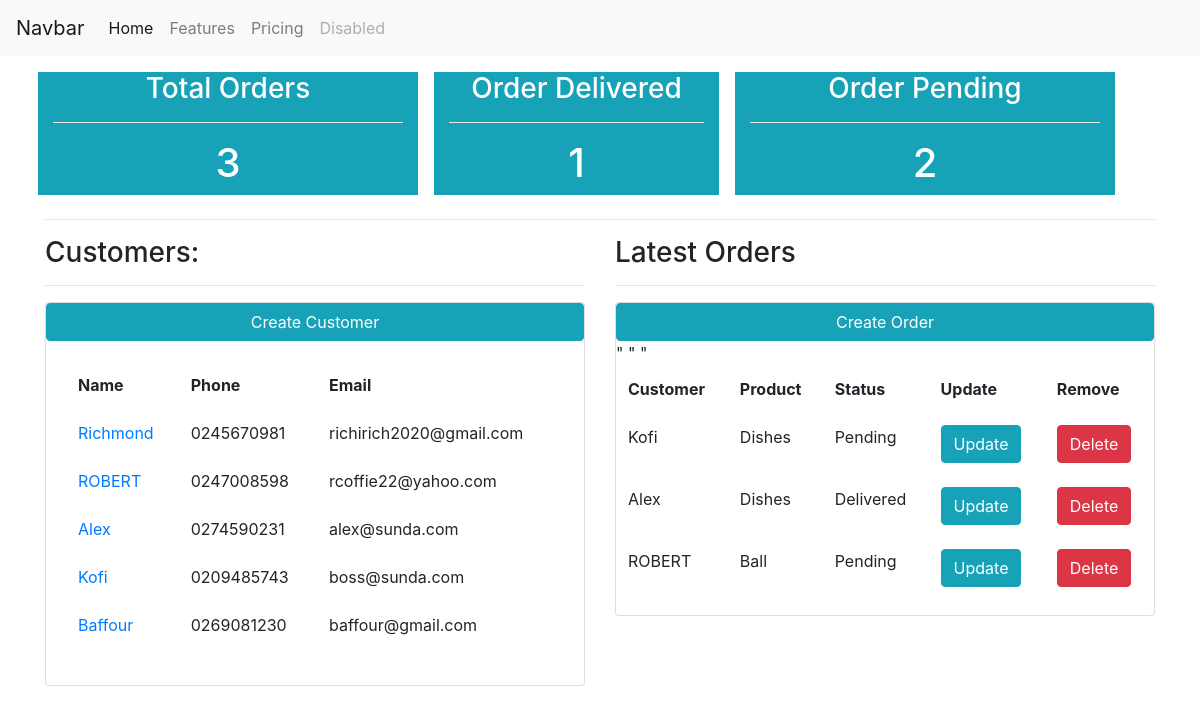
The page / on the database its author committed.
### crmapp/models.py (models this page shows, shortened)
class Customer(models.Model):
  name = models.CharField(max_length=200)
  phone = models.CharField(max_length=200)
  email = models.CharField(max_length=200)
  date_created= models.DateTimeField(auto_now_add=True)
  def __str__(self):
    return self.name

class Order(models.Model):
  STATUS=(
    ('Pending','Pending'),
    ('Out for delivery','Out for delivery'),
    ('Delivered','Delivered'),
  )
  customer = models.ForeignKey(Customer,null=True, on_delete=models.SET_NULL)
  product = models.ForeignKey(Product,null=True,on_delete=models.SET_NULL)
  date_created = models.DateField(auto_now_add=True)
  status = models.CharField(max_length=200,null=True,choices=STATUS)

class Product(models.Model):
  Category=(
    ('Indoor','Indoor'),
    ('Outdoor','Outdoor'),
  )
  name = models.CharField(max_length=200)
  price = models.FloatField(null=True)
  category = models.CharField(max_length=200, null=True,choices=Category)
  description = models.CharField(max_length=200,null=True,blank=True)
  date_created = models.DateTimeField(auto_now_add=True,null=True)
  tags = models.ManyToManyField(Tag)
  def __str__(self):
    return self.name

### crmapp/views.py (the view)
# urls.py: path('',views.dashboard,name='index'),
def dashboard(request):
  customers = Customer.objects.all()
  orders    = Order.objects.all()
  total_orders = orders.count()
  total_customers = customers.count()
  delivered = orders.filter(status='Delivered').count()
  pending = orders.filter(status='Pending').count()
  context = {'customers':customers,'orders':orders,'total_orders':total_orders,'total_customers':total_customers,'delivered':delivered,'pending':pending}
  return render(request,'accounts/dashboard.html',context)

### crmapp/templates/accounts/dashboard.html
{% extends '../accounts/base.html' %}
{%block content %}
<div class="row mt-2">
  <div class="col-md-4 bg-info m-2">
    <h3 class="text-white text-center">Total Orders</h3>
    <hr class="bg-white">
    <h1 class="text-white text-center">{{ total_orders }}</h1>
  </div>
  <div class="col-md-3 bg-info m-2">
    <h3 class="text-white text-center">Order Delivered</h3>
    <hr class="bg-white">
    <h1 class="text-white text-center">{{ delivered }}</h1>
    </div>
  <div class="col-md-4 bg-info m-2">
    <h3 class="text-white text-center">Order Pending</h3>
    <hr class="bg-white">
    <h1 class="text-white text-center">{{ pending }}</h1>
      </div>
</div>
<hr>
<div class="row">
  <div class="col-md-6">
    <h3>Customers: </h3>
    <hr>
    <div class="card">
      <button type="button" class="btn btn-info btn-block">Create Customer</button>
      <div class="card-body">
        <table class="table table-borderless">
          <thead>
            <tr>
              <th scope="col">Name</th>
              <th scope="col">Phone</th>
              <th scope="col">Email</th>
            </tr>
          </thead>
          <tbody>
            {% for customer in customers %}
            <tr>
              <td> <a href="{% url 'customer' customer.id %}"> {{ customer.name }} </a> </td>
              <td>{{ customer.phone }}</td>
              <td>{{ customer.email }}</td>
            </tr>
            {% endfor %}
          </tbody>
        </table>
      </div>
    </div>
  </div>
  <div class="col-md-6">
    <h3>Latest Orders</h3>
    <hr>
    <div class="card">
      <a href="{% url 'order' %}" type="button" class="btn btn-info btn-block">Create Order </a>
        <table class="table table-borderless">
          <thead>
            <tr>
              <th scope="col">Customer</th>
              <th scope="col">Product</th>
              <th scope="col">Status</th>
              <th scope="col">Update</th>
              <th scope="col">Remove</th>
            </tr>
          </thead>
          <tbody>
            {% for order in orders%}
            <tr>
              <td>{{ order.customer }}</td>
              <td>{{ order.product }}</td>
              <td>{{ order.status }}</td>
              <td> <a href="{% url 'update' order.id %}" class="btn btn-info"> Update</a> </td>
              <td> <a href="{% url 'delete' order.id %}" onclick="return confirm('Are you sure you want to delete this user?');" class="btn btn-danger "> Delete </a> </td>"
            </tr>
            {% endfor %}
          </tbody>
        </table>
      </div>
    </div>
  </div>
</div>
{% endblock %}

### rows shown on the page
Customer: name "Richmond", phone "0245670981", email "richirich2020@gmail.com"
Customer: name "ROBERT", phone "0247008598", email "rcoffie22@yahoo.com"
Customer: name "Alex", phone "0274590231", email "alex@sunda.com"
Customer: name "Kofi", phone "0209485743", email "boss@sunda.com"
Customer: name "Baffour", phone "0269081230", email "baffour@gmail.com"
Order: customer "Kofi", product "Dishes", status "Pending"
Order: customer "Alex", product "Dishes", status "Delivered"
Order: customer "ROBERT", product "Ball", status "Pending"

### other values the page prints
{{ total_orders }} "3"
{{ delivered }} "1"
{{ pending }} "2"
